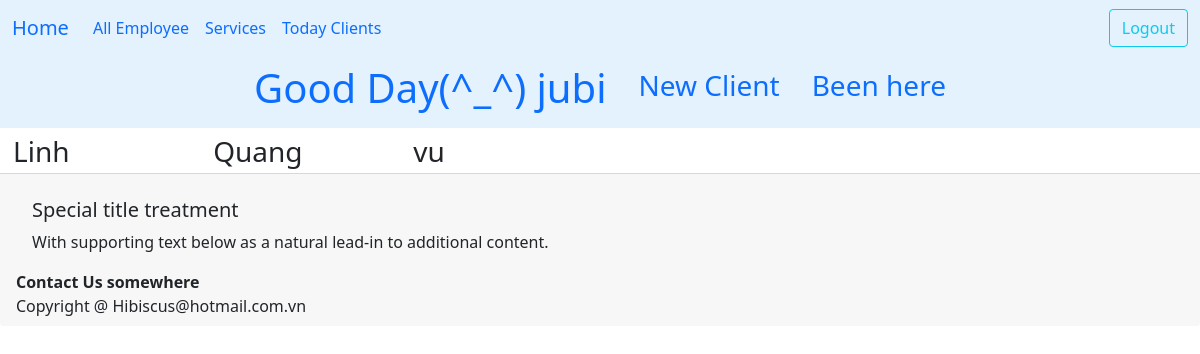
Page /dathen/all/ (signed in) on the earlier database version.
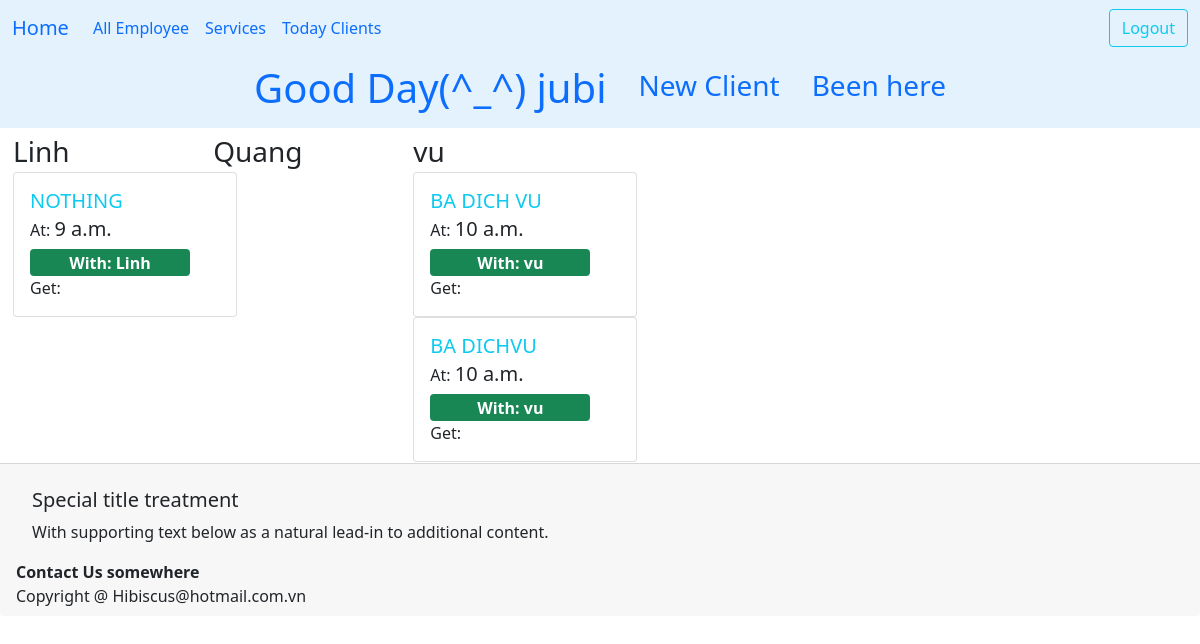
Same page on the later database version.
### ledger/models.py (models this page shows, shortened)
class Technician(models.Model):
    class Status(models.TextChoices):
        on = "Working"
        off = "Off Work"
        available = "Available"
    name = models.CharField(max_length=25)
    phone = PhoneNumberField()
    email = models.EmailField(max_length=40, null=True, blank=True)
    owner = models.ForeignKey(settings.AUTH_USER_MODEL, on_delete=models.DO_NOTHING)
    isWork = models.BooleanField(default=False)
    start_work_at = models.TimeField()
    end_work = models.TimeField()
    status = models.CharField(choices=Status.choices, max_length=12, default=Status.off)
    picture = models.BinaryField(null=True, editable=True)
    content_type = models.CharField(max_length=256, null=True, help_text='The MIMEType of the file')
    services = models.ManyToManyField("Service", blank=True, related_name="tech")
    time_come_in = models.TimeField(null=True)
    class Meta:
        unique_together = ('name','phone',)
        ordering = ['name']
    def __str__(self) -> str:
        return self.name
    def get_clients(self):
        allClients = self.khachs.all()
        return allClients
    def get_today_clients(self):
        return self.get_clients().filter(day_comes=datetime.date.today()).order_by('time_at')

class Khach(models.Model):
    class Status(models.TextChoices):
        online = "WebSite"
        anyone = "Anyone"
        cancel = "Cancel"
    full_name = models.CharField(max_length=25)
    phone = PhoneNumberField()
    email = models.EmailField(max_length=40, null=True, blank=True)
    technician = models.ForeignKey(Technician, on_delete=models.DO_NOTHING, null=True, blank=True, related_name='khachs')
    points = models.PositiveIntegerField(default=0)
    first_comes = models.DateTimeField(editable=False,auto_now_add=True)
    desc = models.TextField(max_length=250,blank=True, null=True)
    services = models.ManyToManyField("Service", blank=True, related_name="khachs")
    status = models.CharField(choices=Status.choices, max_length=20, default=Status.online, help_text="choice Anyone for alternate! or cancel your appointment.")
    day_comes = models.DateField()
    time_at = models.TimeField()
    payment = models.DecimalField(max_digits=6, decimal_places=2, null=True, blank=True)
    tags = TaggableManager()
    birthday = models.DateField(null=True, blank=True)
    class Meta:
        unique_together = ('full_name','phone',)
        ordering = ['full_name','-day_comes']

### datHen/views.py (the view)
# urls.py: path('all/', views.DatHenView.as_view(), name='listHen' ),
class DatHenView(LoginRequiredMixin,View):
    template_name = 'datHen/dathenview.html'
    def get(self, request):
        allTech = Technician.objects.filter(owner=request.user)
        allKhachHen = {
            'allTech': allTech,
                       }
        return render(request, self.template_name, allKhachHen)

### datHen/templates/datHen/dathenview.html (shortened to what this page needs)
{% extends 'base.html' %}
{% load crispy_forms_tags %}
{% load humanize %}
{% block nutChinh %}
<a class="nav-link" href="{% url 'datHen:first_step' %}">New Client</a>
        <a class="nav-link" href="{% url 'datHen:find_client' %}">Been here</a>
{% endblock nutChinh %}
{% block content %}
<div class="container_tech">
    {%for tech in allTech %}
    <div class="col-md-2 align-text-top" id="tech">
        <span class="fs-3" >
            {{tech.name}}
        </span>
            {%for khach in tech.get_today_clients %}
                <div class="card" style="width: 14rem;" id="client_{{khach.full_name}}">
                    <div class="card-body">
                        <h5 class="card-title text-info">{{ khach.full_name }}</h5>
                        <h6 class="card-subtitle mb-2 text-body-secondary">At: <span class="fs-5">{{ khach.time_at | naturaltime }}</span></h6>
                        <p class="card-text">
                                <span class="badge {% if khach.status == "Anyone" %} bg-warning
                                {%elif khach.status == 'Cancel' %} bg-danger
                                {% else %} bg-success
                                {% endif %} text-wrap fs-6" style="width: 10rem;">
                                        With: {{khach.technician}}
                                </span>
                        </p>
                        Get:
                    </div>
                </div>
        {%endfor%}
    </div>
    {%endfor%}
</div>
{% endblock content %}
{% block footer %}
    <strong>Contact Us somewhere</strong>
{% endblock footer %}

Differences in the rows shown:
added Khach: full_name "NOTHING", time_at "9 a.m.", technician "Linh", shown under Technician "Linh"
added Khach: full_name "BA DICH VU", time_at "10 a.m.", technician "vu", shown under Technician "vu"
added Khach: full_name "BA DICHVU", time_at "10 a.m.", technician "vu", shown under Technician "vu"
